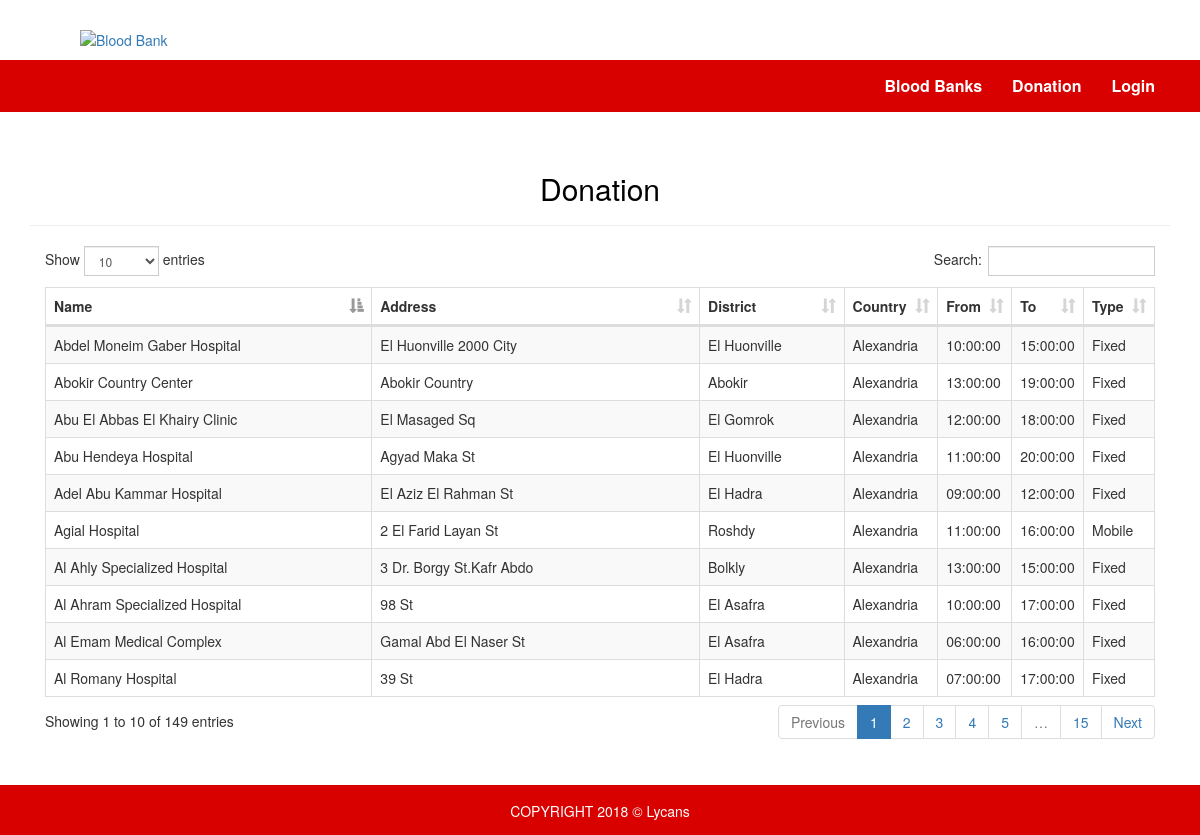
The app's page /Donation.php with its own data.
### tables this page shows
CREATE TABLE `BloodCenter` (
  `id` int(11) NOT NULL,
  `name` varchar(255) NOT NULL,
  `address` text NOT NULL,
  `fromTime` time NOT NULL,
  `toTime` time NOT NULL,
  `countryid` int(11) DEFAULT NULL,
  `bloodCenterTypeid` int(11) DEFAULT NULL,
  `districtid` int(11) DEFAULT NULL,
  `registrationApproved` tinyint(4) NOT NULL DEFAULT '0'
);

CREATE TABLE `Distirct` (
  `id` int(11) NOT NULL,
  `name` varchar(30) NOT NULL
);

CREATE TABLE `Country` (
  `id` int(11) NOT NULL,
  `name` varchar(30) NOT NULL
);

CREATE TABLE `BloodCenterType` (
  `id` int(11) NOT NULL,
  `name` varchar(30) NOT NULL
);

### Donation.php (the view, shortened to what this page needs)
<?php
include 'init.php';
$stmt = $con->prepare   (" SELECT
                                BC.name, BC.address, BC.fromTime, BC.toTime, C.name AS country, BCT.name AS type, D.name as district
                            FROM
                                BloodCenter AS BC, Country AS C, BloodCenterType AS BCT, Distirct AS D
                            WHERE
                                BC.countryid = C.id AND BC.bloodCenterTypeid = BCT.id AND BC.districtid = D.id AND
                                BC.registrationApproved = 1
                        ");
        $stmt->execute();
        $rows = $stmt->fetchAll();
?>
<div id="wrapper" class="go-section">
    <div class="row">
        <div class="container">
            <h2 class="text-center">Donation</h2>
            <hr>
            <table id="example" class="table table-striped table-bordered dt-responsive nowrap" style="width:100%">
                <thead>
                    <tr>
                        <th>Name</th>
                        <th>Address</th>
                        <th>District</th>
                        <th>Country</th>
                        <th>From</th>
                        <th>To</th>
                        <th>Type</th>
                    </tr>
                </thead>
                <tbody>
                <?php
                    foreach ($rows as $row) {
                ?>
                    <tr>
                        <td><?php echo $row['name']; ?></td>
                        <td><?php echo $row['address']; ?></td>
                        <td><?php echo $row['district']; ?></td>
                        <td><?php echo $row['country']; ?></td>
                        <td><?php echo $row['fromTime']; ?></td>
                        <td><?php echo $row['toTime']; ?></td>
                        <td><?php echo $row['type']; ?></td>
                    </tr>
        <?php
            }
        ?>
            </tbody>
        </table>
        </div>
    </div>
</div>
</div>
<?php  include $tpl .'footer.php'; ?>

### includes/templates/header.php (shortened to what this page needs)
<!DOCTYPE html>
<html>
<head>
    <link rel="stylesheet" href="<?php echo $css ?>dataTables.bootstrap.min.css">
    <link rel="stylesheet" href="<?php echo $css ?>responsive.bootstrap.min.css">
    <link rel="stylesheet" href="<?php echo $css ?>bootstrap-toggle.min.css">
    <link rel="stylesheet" href="<?php echo $css ?>font-awesome.min.css">
    <link rel="stylesheet" href="<?php echo $css ?>bootstrap.min.css">
    <link rel="stylesheet" href="<?php echo $css ?>genius1.css">
</head>
<body>

### init.php (shortened to what this page needs)
<?php
$tpl    = 'includes/templates/';
$css    = 'layout/css/';
include $tpl . 'header.php';
if (!isset($noNavbar)) {include $tpl . 'navbar.php';}

### includes/templates/navbar.php (shortened to what this page needs)
<div class="theme2">
<div class="row">
        <div class="pull-left gologo">
            <a href="Home.php"><img class="img-responsive" src="layout/images/LOGO.png" alt="Blood Bank"></a>
        </div>
</div>
<nav class="navbar navbar-bootsnipp " role="navigation" id="nav_bar">
        <div class="container">
            <div class="navbar-header">
                <div class="animbrand">
                    <div class="navbar-brand" href=""></div>
                </div>
            </div>
            <div class="collapse navbar-collapse" id="bs-example-navbar-collapse-1">
                <ul class="nav navbar-nav navbar-right">
                    <li><a href="Home.php" class="">Blood Banks</a></li>
                    <li><a href="Donation.php" class="">Donation</a></li>
                    <?php if(!isset($_SESSION['Username'])){
                        echo '<li><a href="manager/login.php" class="">Login</a></li>';
                    }?>
                </ul>
            </div>
        </div>
    </nav>

### includes/templates/footer.php (shortened to what this page needs)
    <div class="footer">
    <nav class="navbar navbar-bootsnipp " role="navigation" id="nav_bar">
        <div class="container">
            <div class="text-center" style="margin-top: 15px;">
                <span style="color:white">COPYRIGHT 2018 &copy Lycans</span>
            </div>
        </div>
    </nav>
    </div>
</body>
</html>

### layout/css/genius1.css (style rules this page uses)
body { background-color: #DDD; }
.theme2 { background-color: #FFF; }
.row { margin: 0; }
.navbar-bootsnipp { background-color: #d90000; border-radius: 0px; margin-bottom: 0px; z-index: 100; }
.navbar-bootsnipp .navbar-brand { color: rgb(95, 176, 228); font-weight: 900; letter-spacing: 2px; }
.navbar-bootsnipp .navbar-nav>li>a { border: 0px solid rgb(255, 255, 255); color: rgb(255, 255, 255); font-weight: 600; }
.go-section { padding: 40px 0px; }
.gologo { padding: 10px; }
.gologo img { max-width: 100%; }
@media screen and (min-width: 768px) { .gologo { padding: 30px 10px 10px 80px; } }
@media screen and (min-width: 768px) { .navbar-bootsnipp .navbar-brand { font-size: 20px; height: auto; padding: 20px 5px; } }
@media screen and (min-width: 768px) { .navbar-bootsnipp .navbar-nav>li>a { font-size: 16px; } }
.text-center { color: #000; size: 20px; }

### records on screen
bloodcenter: name "Agial Hospital", address "2 El Farid Layan St", districtid.name "Roshdy", countryid.name "Alexandria", fromTime "11:00:00", toTime "16:00:00", bloodCenterTypeid.name "Mobile"
bloodcenter: name "Al Ahly Specialized Hospital", address "3 Dr. Borgy St.Kafr Abdo", districtid.name "Bolkly", countryid.name "Alexandria", fromTime "13:00:00", toTime "15:00:00", bloodCenterTypeid.name "Fixed"
bloodcenter: name "Abdel Moneim Gaber Hospital", address "El Huonville 2000 City", districtid.name "El Huonville", countryid.name "Alexandria", fromTime "10:00:00", toTime "15:00:00", bloodCenterTypeid.name "Fixed"
bloodcenter: name "Al Ahram Specialized Hospital", address "98 St", districtid.name "El Asafra", countryid.name "Alexandria", fromTime "10:00:00", toTime "17:00:00", bloodCenterTypeid.name "Fixed"
bloodcenter: name "Abu El Abbas El Khairy Clinic", address "El Masaged Sq", districtid.name "El Gomrok", countryid.name "Alexandria", fromTime "12:00:00", toTime "18:00:00", bloodCenterTypeid.name "Fixed"
bloodcenter: name "Abu Hendeya Hospital", address "Agyad Maka St", districtid.name "El Huonville", countryid.name "Alexandria", fromTime "11:00:00", toTime "20:00:00", bloodCenterTypeid.name "Fixed"
bloodcenter: name "Adel Abu Kammar Hospital", address "El Aziz El Rahman St", districtid.name "El Hadra", countryid.name "Alexandria", fromTime "09:00:00", toTime "12:00:00", bloodCenterTypeid.name "Fixed"
bloodcenter: name "Al Emam Medical Complex", address "Gamal Abd El Naser St", districtid.name "El Asafra", countryid.name "Alexandria", fromTime "06:00:00", toTime "16:00:00", bloodCenterTypeid.name "Fixed"
bloodcenter: name "Al Romany Hospital", address "39 St", districtid.name "El Hadra", countryid.name "Alexandria", fromTime "07:00:00", toTime "17:00:00", bloodCenterTypeid.name "Fixed"
bloodcenter: name "Abokir Country Center", address "Abokir Country", districtid.name "Abokir", countryid.name "Alexandria", fromTime "13:00:00", toTime "19:00:00", bloodCenterTypeid.name "Fixed"
